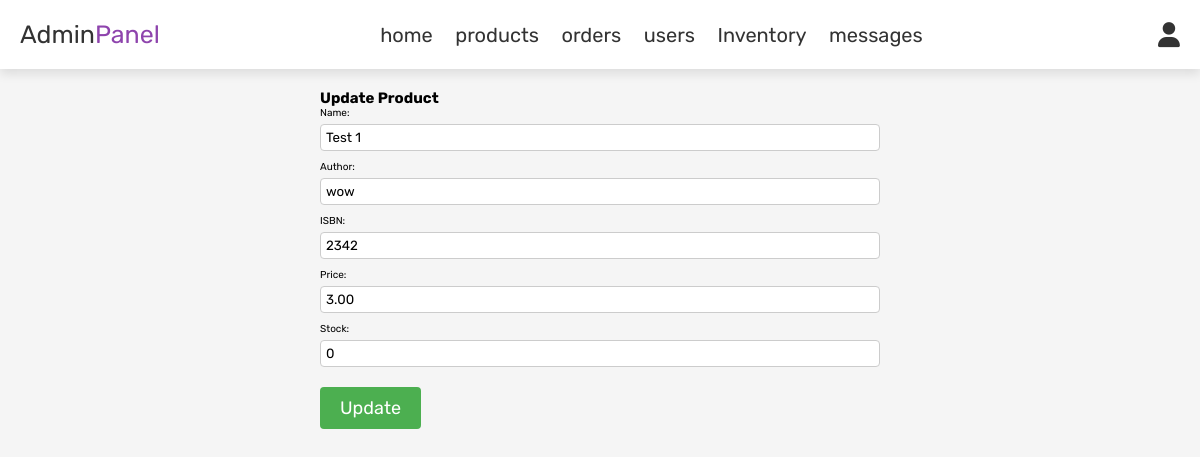
/admin_update.php?id=7 (signed in), run on the app's committed database.
### tables this page shows
CREATE TABLE `products` (
  `id` int(11) NOT NULL,
  `name` varchar(255) NOT NULL,
  `author` varchar(255) NOT NULL,
  `price` decimal(10,2) NOT NULL,
  `image` varchar(255) NOT NULL,
  `isbn` varchar(255) NOT NULL,
  `stock` int(11) NOT NULL DEFAULT 0
);

### admin_update.php (the view, shortened to what this page needs)
<?php
include 'config.php';
if (isset($_GET['id'])) {
   $product_id = $_GET['id'];
   $query = "SELECT * FROM products WHERE id = '$product_id'";
   $result = mysqli_query($conn, $query);
   $product = mysqli_fetch_assoc($result);
} else {
   echo "Invalid request!";
   exit;
}
?>
<!DOCTYPE html>
<html lang="en">
<head>
   <link rel="stylesheet" href="https://cdnjs.cloudflare.com/ajax/libs/font-awesome/6.0.0/css/all.min.css">
   <link rel="stylesheet" href="css/admin_style.css">
</head>
<body>
   <?php include 'admin_header.php'; ?>
   <div class="container">
      <h2>Update Product</h2>
      <form method="POST" action="">
         <div class="form-group">
            <label for="name">Name:</label>
            <input type="text" name="name" value="<?php echo $product['name']; ?>">
         </div>
         <div class="form-group">
            <label for="author">Author:</label>
            <input type="text" name="author" value="<?php echo $product['author']; ?>">
         </div>
         <div class="form-group">
            <label for="isbn">ISBN:</label>
            <input type="text" name="isbn" value="<?php echo $product['isbn']; ?>">
         </div>
         <div class="form-group">
            <label for="price">Price:</label>
            <input type="text" name="price" value="<?php echo $product['price']; ?>">
         </div>
         <div class="form-group">
            <label for="stock">Stock:</label>
            <input type="text" name="stock" value="<?php echo $product['stock']; ?>">
         </div>
         <input type="submit" value="Update" class="btn">
      </form>
   </div>
</body>
</html>

### css/admin_style.css (style rules this page uses)
:root { --purple:#8e44ad; --red:#c0392b; --orange:#f39c12; --black:#333; --white:#fff; --light-color:#666; --light-white:#ccc; --light-bg:#f5f5f5; --border:.1rem solid var(--black); --box-shadow:0 .5rem 1rem rgba(0,0,0,.1); }
* { font-family: 'Rubik', sans-serif; margin:0; padding:0; box-sizing: border-box; outline: none; border:none; text-decoration: none; transition:all .2s linear; }
html { font-size: 62.5%; overflow-x: hidden; }
body { background-color: var(--light-bg); }
.btn, .option-btn, .delete-btn, .white-btn { display: inline-block; margin-top: 1rem; padding:1rem 3rem; cursor: pointer; color:var(--white); font-size: 1.8rem; border-radius: .5rem; text-transform: capitalize; }
.white-btn, .btn { background-color: var(--purple); }

### admin_update.php (style rules this page uses)
body { font-family: Arial, sans-serif; }
.container { max-width: 600px; margin: 0 auto; padding: 20px; }
.form-group { margin-bottom: 10px; }
label { display: block; margin-bottom: 5px; }
input[type="text"], input[type="number"] { width: 100%; padding: 5px; border: 1px solid #ccc; border-radius: 4px; box-sizing: border-box; }
.btn { padding: 10px 20px; background-color: #4caf50; border: none; color: white; cursor: pointer; border-radius: 4px; }

### data on the page
products: name "Test 1", author "wow", isbn "2342", price "3.00", stock "0"
